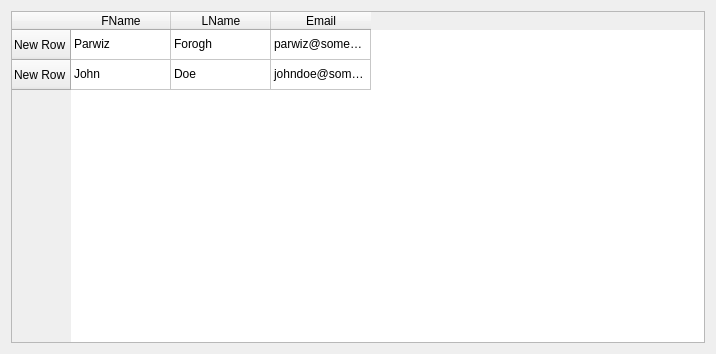
<?xml version="1.0" encoding="UTF-8"?>
<ui version="4.0">
 <class>Form</class>
 <widget class="QWidget" name="Form">
  <property name="geometry">
   <rect>
    <x>0</x>
    <y>0</y>
    <width>716</width>
    <height>354</height>
   </rect>
  </property>
  <property name="windowTitle">
   <string>Form</string>
  </property>
  <layout class="QHBoxLayout" name="horizontalLayout">
   <item>
    <widget class="QTableWidget" name="tableWidget">
     <row>
      <property name="text">
       <string>New Row</string>
      </property>
     </row>
     <row>
      <property name="text">
       <string>New Row</string>
      </property>
     </row>
     <column>
      <property name="text">
       <string>FName</string>
      </property>
     </column>
     <column>
      <property name="text">
       <string>LName</string>
      </property>
     </column>
     <column>
      <property name="text">
       <string>Email</string>
      </property>
     </column>
     <item row="0" column="0">
      <property name="text">
       <string>Parwiz</string>
      </property>
     </item>
     <item row="0" column="1">
      <property name="text">
       <string>Forogh</string>
      </property>
     </item>
     <item row="0" column="2">
      <property name="text">
       <string>parwiz@somewhere.com</string>
      </property>
     </item>
     <item row="1" column="0">
      <property name="text">
       <string>John</string>
      </property>
     </item>
     <item row="1" column="1">
      <property name="text">
       <string>Doe</string>
      </property>
     </item>
     <item row="1" column="2">
      <property name="text">
       <string>johndoe@somewhere.com</string>
      </property>
     </item>
    </widget>
   </item>
  </layout>
 </widget>
 <resources/>
 <connections/>
</ui>
